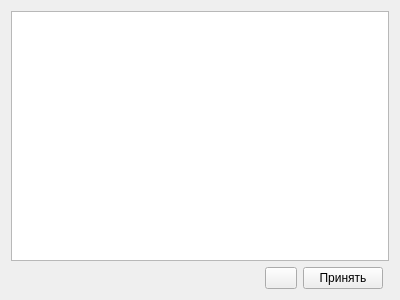
<?xml version="1.0" encoding="UTF-8"?>
<ui version="4.0">
 <class>UserSelectForm</class>
 <widget class="QWidget" name="UserSelectForm">
  <property name="geometry">
   <rect>
    <x>0</x>
    <y>0</y>
    <width>400</width>
    <height>300</height>
   </rect>
  </property>
  <property name="windowTitle">
   <string>Form</string>
  </property>
  <layout class="QGridLayout" name="gridLayout">
   <item row="1" column="1">
    <widget class="QPushButton" name="refreshBtn">
     <property name="maximumSize">
      <size>
       <width>32</width>
       <height>32</height>
      </size>
     </property>
     <property name="toolTip">
      <string>Обновить</string>
     </property>
     <property name="text">
      <string/>
     </property>
    </widget>
   </item>
   <item row="1" column="0">
    <spacer name="horizontalSpacer">
     <property name="orientation">
      <enum>Qt::Horizontal</enum>
     </property>
     <property name="sizeHint" stdset="0">
      <size>
       <width>249</width>
       <height>20</height>
      </size>
     </property>
    </spacer>
   </item>
   <item row="1" column="2">
    <widget class="QPushButton" name="okBtn">
     <property name="maximumSize">
      <size>
       <width>16777215</width>
       <height>32</height>
      </size>
     </property>
     <property name="toolTip">
      <string>Принять</string>
     </property>
     <property name="text">
      <string>Принять</string>
     </property>
    </widget>
   </item>
   <item row="0" column="0" colspan="4">
    <widget class="QListWidget" name="userList"/>
   </item>
  </layout>
 </widget>
 <resources/>
 <connections/>
</ui>
